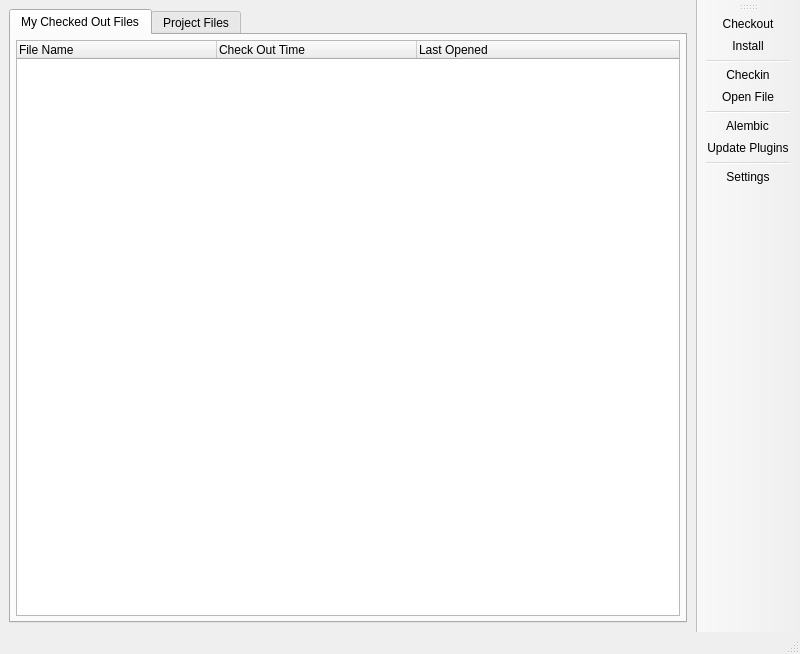
<?xml version="1.0" encoding="UTF-8"?>
<ui version="4.0">
 <class>MainWindow</class>
 <widget class="QMainWindow" name="MainWindow">
  <property name="geometry">
   <rect>
    <x>0</x>
    <y>0</y>
    <width>800</width>
    <height>654</height>
   </rect>
  </property>
  <property name="windowTitle">
   <string>Chasm Project Utility</string>
  </property>
  <property name="windowIcon">
   <iconset resource="../resources/chasm_resources.qrc">
    <normaloff>:/chasm/ICO_Files/Network/Disconnected.ICO</normaloff>:/chasm/ICO_Files/Network/Disconnected.ICO</iconset>
  </property>
  <widget class="QWidget" name="mainWidget">
   <layout class="QHBoxLayout" name="horizontalLayout">
    <item>
     <widget class="QTabWidget" name="fileTabs">
      <property name="currentIndex">
       <number>0</number>
      </property>
      <widget class="QWidget" name="localFilesTab">
       <attribute name="title">
        <string>My Checked Out Files</string>
       </attribute>
       <layout class="QVBoxLayout" name="verticalLayout_2">
        <property name="margin">
         <number>5</number>
        </property>
        <item>
         <widget class="QTreeWidget" name="treeWidget">
          <attribute name="headerDefaultSectionSize">
           <number>200</number>
          </attribute>
          <column>
           <property name="text">
            <string>File Name</string>
           </property>
          </column>
          <column>
           <property name="text">
            <string>Check Out Time</string>
           </property>
          </column>
          <column>
           <property name="text">
            <string>Last Opened</string>
           </property>
          </column>
         </widget>
        </item>
       </layout>
      </widget>
      <widget class="QWidget" name="projectFilesTab">
       <attribute name="title">
        <string>Project Files</string>
       </attribute>
       <layout class="QVBoxLayout" name="verticalLayout">
        <property name="margin">
         <number>5</number>
        </property>
        <item>
         <widget class="QTreeWidget" name="projectFilesTreeWidget">
          <property name="contextMenuPolicy">
           <enum>Qt::CustomContextMenu</enum>
          </property>
          <attribute name="headerDefaultSectionSize">
           <number>120</number>
          </attribute>
          <column>
           <property name="text">
            <string>File Name</string>
           </property>
          </column>
          <column>
           <property name="text">
            <string>Locked</string>
           </property>
          </column>
          <column>
           <property name="text">
            <string>Checked In by:</string>
           </property>
          </column>
          <column>
           <property name="text">
            <string>Check In Time:</string>
           </property>
          </column>
          <column>
           <property name="text">
            <string>Ready For Use</string>
           </property>
          </column>
         </widget>
        </item>
       </layout>
      </widget>
     </widget>
    </item>
   </layout>
  </widget>
  <widget class="QStatusBar" name="statusbar">
   <property name="sizeGripEnabled">
    <bool>true</bool>
   </property>
  </widget>
  <widget class="QToolBar" name="toolbar">
   <property name="sizePolicy">
    <sizepolicy hsizetype="Fixed" vsizetype="Preferred">
     <horstretch>0</horstretch>
     <verstretch>0</verstretch>
    </sizepolicy>
   </property>
   <property name="contextMenuPolicy">
    <enum>Qt::NoContextMenu</enum>
   </property>
   <property name="windowTitle">
    <string>Tool Bar</string>
   </property>
   <property name="allowedAreas">
    <set>Qt::AllToolBarAreas</set>
   </property>
   <property name="iconSize">
    <size>
     <width>48</width>
     <height>48</height>
    </size>
   </property>
   <property name="toolButtonStyle">
    <enum>Qt::ToolButtonTextUnderIcon</enum>
   </property>
   <attribute name="toolBarArea">
    <enum>RightToolBarArea</enum>
   </attribute>
   <attribute name="toolBarBreak">
    <bool>false</bool>
   </attribute>
   <addaction name="actionCheckout"/>
   <addaction name="actionInstall"/>
   <addaction name="separator"/>
   <addaction name="actionCheckin"/>
   <addaction name="actionOpen_File"/>
   <addaction name="separator"/>
   <addaction name="actionCache_to_Alembic"/>
   <addaction name="actionUpdate_Plugins"/>
   <addaction name="separator"/>
   <addaction name="actionSettings"/>
  </widget>
  <action name="actionSettings">
   <property name="icon">
    <iconset resource="../resources/chasm_resources.qrc">
     <normaloff>:/chasm/PNG_Files/Hardware/Computer.PNG</normaloff>:/chasm/PNG_Files/Hardware/Computer.PNG</iconset>
   </property>
   <property name="text">
    <string>Settings</string>
   </property>
   <property name="toolTip">
    <string>Configure Your Settings</string>
   </property>
  </action>
  <action name="actionCheckout">
   <property name="enabled">
    <bool>true</bool>
   </property>
   <property name="icon">
    <iconset resource="../resources/chasm_resources.qrc">
     <normaloff>:/chasm/PNG_Files/Misc/Download.PNG</normaloff>:/chasm/PNG_Files/Misc/Download.PNG</iconset>
   </property>
   <property name="text">
    <string>Checkout</string>
   </property>
   <property name="toolTip">
    <string>Checkout Project File</string>
   </property>
  </action>
  <action name="actionCheckin">
   <property name="icon">
    <iconset resource="../resources/chasm_resources.qrc">
     <normaloff>:/chasm/PNG_Files/Misc/Upload.PNG</normaloff>:/chasm/PNG_Files/Misc/Upload.PNG</iconset>
   </property>
   <property name="text">
    <string>Checkin</string>
   </property>
   <property name="toolTip">
    <string>Checkin a Local File</string>
   </property>
  </action>
  <action name="actionCache_to_Alembic">
   <property name="icon">
    <iconset resource="../resources/chasm_resources.qrc">
     <normaloff>:/chasm/PNG_Files/Misc/alembic_logo_Darkest.png</normaloff>:/chasm/PNG_Files/Misc/alembic_logo_Darkest.png</iconset>
   </property>
   <property name="text">
    <string>Alembic</string>
   </property>
  </action>
  <action name="actionInstall">
   <property name="icon">
    <iconset resource="../resources/chasm_resources.qrc">
     <normaloff>:/chasm/PNG_Files/Folders/Favourites.PNG</normaloff>:/chasm/PNG_Files/Folders/Favourites.PNG</iconset>
   </property>
   <property name="text">
    <string>Install</string>
   </property>
   <property name="toolTip">
    <string>Install / Flatten a File</string>
   </property>
  </action>
  <action name="actionUpdate_Plugins">
   <property name="icon">
    <iconset resource="../resources/chasm_resources.qrc">
     <normaloff>:/chasm/PNG_Files/Misc/Search.PNG</normaloff>:/chasm/PNG_Files/Misc/Search.PNG</iconset>
   </property>
   <property name="text">
    <string>Update Plugins</string>
   </property>
   <property name="toolTip">
    <string>Update Project Plugins</string>
   </property>
  </action>
  <action name="actionOpen_File">
   <property name="icon">
    <iconset resource="../resources/chasm_resources.qrc">
     <normaloff>:/chasm/PNG_Files/File_Formats/format.PNG</normaloff>:/chasm/PNG_Files/File_Formats/format.PNG</iconset>
   </property>
   <property name="text">
    <string>Open File</string>
   </property>
   <property name="toolTip">
    <string>Open a Local or Project File in Maya or Houdini</string>
   </property>
  </action>
 </widget>
 <resources>
  <include location="../resources/chasm_resources.qrc"/>
 </resources>
 <connections/>
</ui>
